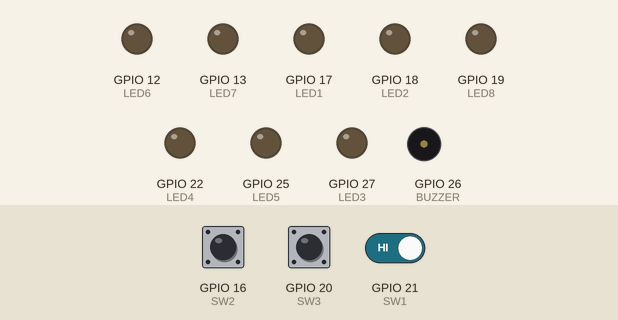
This program was run on a simulated Raspberry Pi (BCM pin numbers). On the bench: output pins drawn as LEDs (lit = HIGH), buzzer (waves = sounding, pin HIGH). The inputs (shaded band) are chosen by the test bench; at power-on: GPIO 16 (SW2) HIGH, GPIO 20 (SW3) HIGH, GPIO 21 (SW1) HIGH.

Above: at 1.4 s.
1.5 s: GPIO 16 (SW2) pulled LOW for 0.15 s
At 1.51 s:
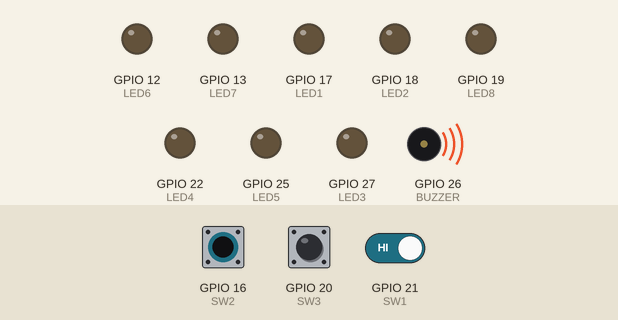
4.5 s: GPIO 20 (SW3) pulled LOW for 0.15 s
At 5.1 s:
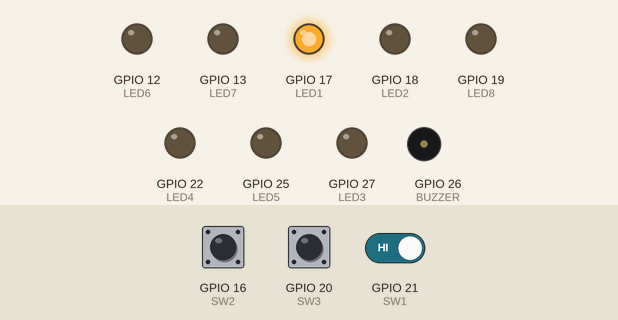
6.1 s: GPIO 16 (SW2) pulled LOW for 1 s
At 6.14 s:
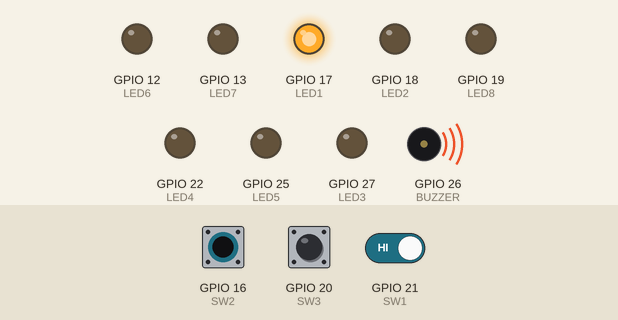
9.1 s: GPIO 20 (SW3) pulled LOW for 1 s
At 9.13 s:
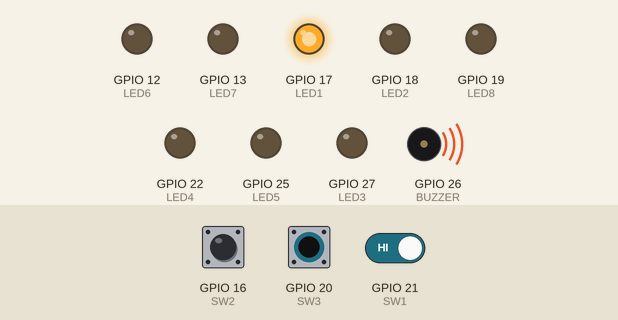
11.6 s: GPIO 20 (SW3) driven LOW and GPIO 21 (SW1) driven LOW
At 12.47 s:
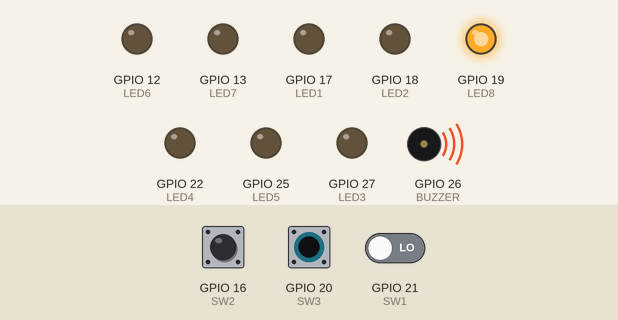
14.6 s: GPIO 21 (SW1) driven HIGH
At 15.3 s:
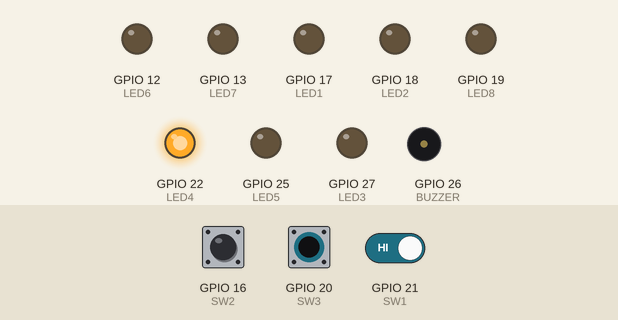
Timing chart, 0 to 17.1 s (numbered marks = the images above; inputs shaded):
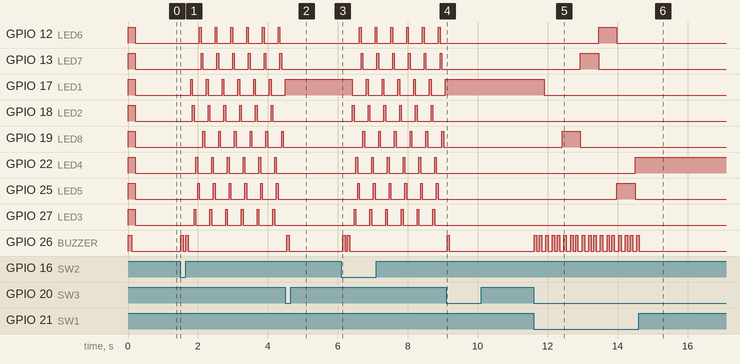

The program:

LedOn.py
```python
from gpiozero import LED, Button, Buzzer
from time import sleep
import os

#Defining the pin
LED1 = LED(17)
LED2 = LED(18)
LED3 = LED(27)
LED4 = LED(22)
LED5 = LED(25)
LED6 = LED(12)
LED7 = LED(13)
LED8 = LED(19)

SW1 = Button(21)
SW2 = Button(16)
SW3 = Button(20)

BUZZER = Buzzer(26)

NONE = 0
DECREASE = 1
INCREASE = 2
ALL_OFF = 9
ALL_ON = 10

def beep(times, sec):
  for x in range(times):
    BUZZER.on()
    sleep(sec)
    BUZZER.off()
    sleep(sec)

def led(ledNumber):
  if ledNumber == 1:
    LED1.on()
  else:
    LED1.off()

  if ledNumber == 2:
    LED2.on()
  else:
    LED2.off()

  if ledNumber == 3:
    LED3.on()
  else:
    LED3.off()

  if ledNumber == 4:
    LED4.on()
  else:
    LED4.off()

  if ledNumber == 5:
    LED5.on()
  else:
    LED5.off()

  if ledNumber == 6:
    LED6.on()
  else:
    LED6.off()

  if ledNumber == 7:
    LED7.on()
  else:
    LED7.off()

  if ledNumber == 8:
    LED8.on()
  else:
    LED8.off()

  if ledNumber == ALL_OFF:
    LED1.off()
    LED2.off()
    LED3.off()
    LED4.off()
    LED5.off()
    LED6.off()
    LED7.off()
    LED8.off()
  elif ledNumber == ALL_ON:
    LED1.on()
    LED2.on()
    LED3.on()
    LED4.on()
    LED5.on()
    LED6.on()
    LED7.on()
    LED8.on()

mode = NONE
ledPosition = 0

led(ALL_ON)
beep(1, 0.1)
led(ALL_OFF)

try:
  while True:
    if SW1.is_pressed and mode != DECREASE:
      beep(2, 0.07)
      mode = DECREASE

    elif SW2.is_pressed and SW3.is_pressed:
      sleep(0.5)
      for loop in range(times):
        BUZZER.on()
        led(ALL_ON)
        sleep(0.2)
        BUZZER.off()
        led(ALL_OFF)
        sleep(0.2)
      sleep(0.5)
      os.system("sudo shutdown -h now")

    elif SW2.is_pressed and mode != INCREASE:
      beep(2, 0.07)
      mode = INCREASE

    elif SW3.is_pressed and mode != NONE:
      beep(1, 0.07)
      mode = NONE

    if mode == INCREASE:
      if ledPosition < 8:
        ledPosition = ledPosition + 1
      else:
        ledPosition = 0

    elif mode == DECREASE:
      if ledPosition > 0:
        ledPosition = ledPosition - 1
      else:
        ledPosition = 8

    led(ledPosition)

    sleep(0.05)

except KeyboardInterrupt:
  led(ALL_OFF)
```

Measured:
- after the input at 1.5 s, GPIO 12 (LED6): alternates HIGH for 0.05 s and LOW for 0.40 s, starting after 0.54 s; GPIO 13 (LED7): alternates HIGH for 0.05 s and LOW for 0.40 s, starting after 0.59 s
- after the input at 4.5 s, GPIO 12 (LED6), GPIO 13 (LED7), GPIO 18 (LED2), GPIO 19 (LED8), GPIO 22 (LED4), GPIO 25 (LED5), GPIO 27 (LED3): stops changing and stays LOW; GPIO 17 (LED1): stops changing and stays HIGH; GPIO 26 (BUZZER): LOW → HIGH at once, → LOW 0.07 s later
- after the input at 6.1 s, GPIO 12 (LED6): alternates HIGH for 0.05 s and LOW for 0.40 s, starting after 0.52 s; GPIO 13 (LED7): alternates HIGH for 0.05 s and LOW for 0.40 s, starting after 0.57 s
- after the input at 9.1 s, GPIO 12 (LED6), GPIO 13 (LED7), GPIO 18 (LED2), GPIO 19 (LED8), GPIO 22 (LED4), GPIO 25 (LED5), GPIO 27 (LED3): stops changing and stays LOW; GPIO 17 (LED1): stops changing and stays HIGH; GPIO 26 (BUZZER): LOW → HIGH at once, → LOW 0.07 s later
- after the input at 11.6 s, GPIO 12 (LED6): LOW → HIGH after 1.9 s, → LOW 0.52 s later; GPIO 13 (LED7): LOW → HIGH after 1.3 s, → LOW 0.52 s later; GPIO 17 (LED1): HIGH → LOW after 0.30 s; GPIO 19 (LED8): LOW → HIGH after 0.82 s, → LOW 0.52 s later; GPIO 22 (LED4): LOW → HIGH after 2.9 s
- after the input at 14.6 s, GPIO 17 (LED1): stays LOW (without the input it goes to HIGH after 1.5 s); GPIO 18 (LED2): stays LOW (without the input it goes to HIGH after 0.94 s)
